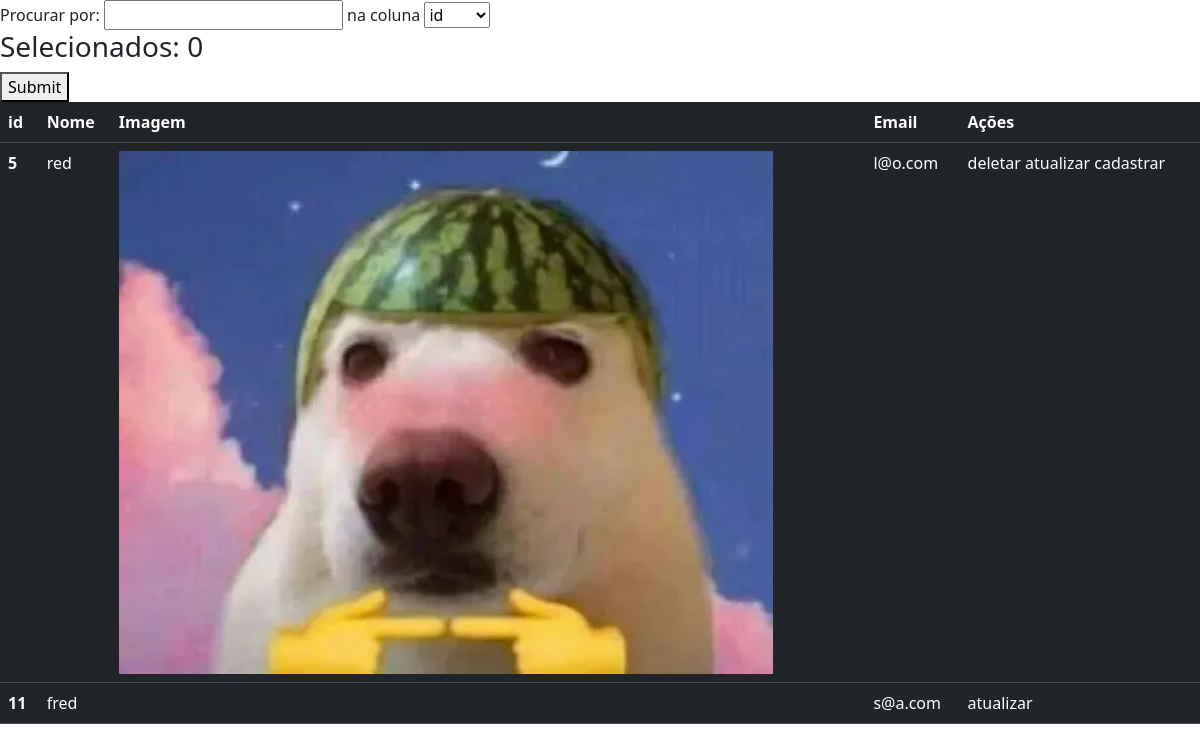
The app's page /deletar/admin (signed in), older data.
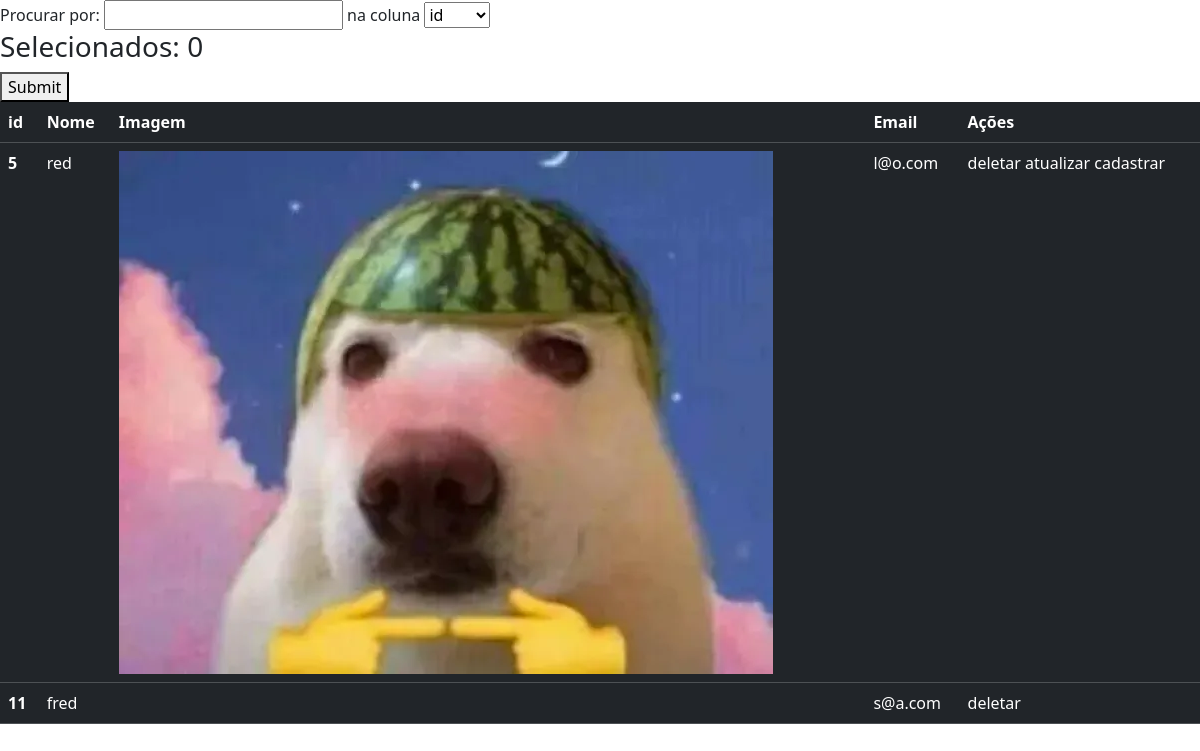
The same page, newer data.
### Aplicativo/models.py (models this page shows)
class Admins(models.Model):
    nome = models.CharField(max_length=100)
    email = models.EmailField(max_length=100)
    senha = models.CharField(max_length=100)
    acoes = models.CharField(max_length=100,null=True, blank=False)
    imagem = models.FileField(upload_to='imagem_admins', null=True, blank=False)

### Aplicativo/views.py (the view)
# urls.py: path('deletar/<str:user>',deletar,name='deletar'),
def deletar(request,user):
        if verificar_se_o_usuario_pode_realizar_a_acao_equisitada(request,'deletar') == True:
            return redirect(retornar_index)
        dados = dados_universsais
        dados['tabela_user_passado_como_parametro'] = user
        dados['modo'] = 'deletar'
        if user.lower() == 'aluno':
            dados['usuarios'] = Alunos.objects.all().values()
            return render(request,'deletar/deletar.html', dados)
        elif user.lower() == 'professor':
            dados['usuarios'] = Professores.objects.all().values()
            return render(request,'deletar/deletar.html', dados)
        elif user.lower() == 'admin':
            dados['usuarios'] = Admins.objects.all().values()
            if dados['user'] == 'admin':
                dados['id_do_user_logado'] = Admins.objects.get(nome=dados['nome_user_logado'],senha=dados['senha_user_logado']).id
            return render(request,'deletar/deletar.html', dados)
        elif user.lower() == 'eletiva':
            dados['usuarios'] = Eletivas.objects.all().values()
            return render(request,'deletar/deletar.html', dados)
        else:
            messages.info(request,'Usuário não identificado')
            return redirect(retornar_index)

### Aplicativo/views.py (called while the page is built)
def verificar_se_o_usuario_pode_realizar_a_acao_equisitada(request,acao):
    user = request.session['user']
    if user == None:
        return True
    elif user == 'admin':
        if acao in request.session['lista_de_acoes']:
            return False
        else:
            return True
    elif user == 'ADMIN':
        return False
    else:
        return True

### Aplicativo/templates/deletar/deletar.html (shortened to what this page needs)
{% load static %}
<!DOCTYPE html>
<html lang="en">
<head>
    <link href="https://cdn.jsdelivr.net/npm/bootstrap@5.3.3/dist/css/bootstrap.min.css" rel="stylesheet">
</head>
<body>
    {% if tabela_user_passado_como_parametro == 'admin'%}
        {% include 'tabelas/admin_tabela.html' %}
    {% elif tabela_user_passado_como_parametro == 'eletiva' %}
        {% include 'tabelas/eletiva_tabela.html' %}
        {% block tabela_eletiva %}
        {% endblock %}
    {% else %}
        {% include 'tabelas/aluno_professor_tabela.html' %}
        {% block tabela_aluno_professor %}
        {% endblock %}
    {% endif %}
</body>
</html>

### Aplicativo/templates/tabelas/admin_tabela.html (shortened to what this page needs)
{%block tabela_admin%}
<div id="table-py">
    <div id="form-div">
        <label for="ordem">Procurar por:</label>
        <input type="text" id="ordem" name="ordem" onkeyup="pesquisar(this)">
        <label for="coluna"> na coluna</label>
        <select name="coluna" id="coluna">
            <option value="id" selected>id</option>
        </select>
    {%if modo == "deletar" %}
        <h3>Selecionados: <span id="numero_selecionados">0</span></h3>
        <button onclick="ir_para_o_site()">Submit</button>
    {% endif %}
    </div>
    <table id="tabela" class="table table-dark" data-user="{{tabela_user_passado_como_parametro}}" data-id_do_user_logado="{{id_do_user_logado}}">
        <thead>
          <tr>
            <th scope="col">id</th>
            <th scope="col">Nome</th>
            <th scope="col">Imagem</th>
            <th scope="col">Email</th>
            <th scope="col">Ações</th>
          </tr>
        </thead>
        <tbody>
            {% for i in usuarios %}
                <tr id="{{i.id}}" onclick="adicionar_linha(this)">
                    <th scope="row" class="id" data-id="{{i.id}}">{{i.id}}</th>
                    <td class="nome" data-id="{{i.id}}">{{i.nome}}</td>
                    <td class="nome" data-id="{{i.id}}"><img src="../../../media/{{i.imagem}}" alt=""></td>
                    <td class="email" data-id="{{i.id}}">{{i.email}}</td>
                    <td class="acoes" data-id="{{i.id}}">{{i.acoes}}</td>
                </tr>
            {% endfor %}
        </tbody>
      </table>
</div>
{% endblock %}

Row changes from the older to the newer data that the page shows:
changed Admins "fred": acoes "atualizar" → "deletar"
